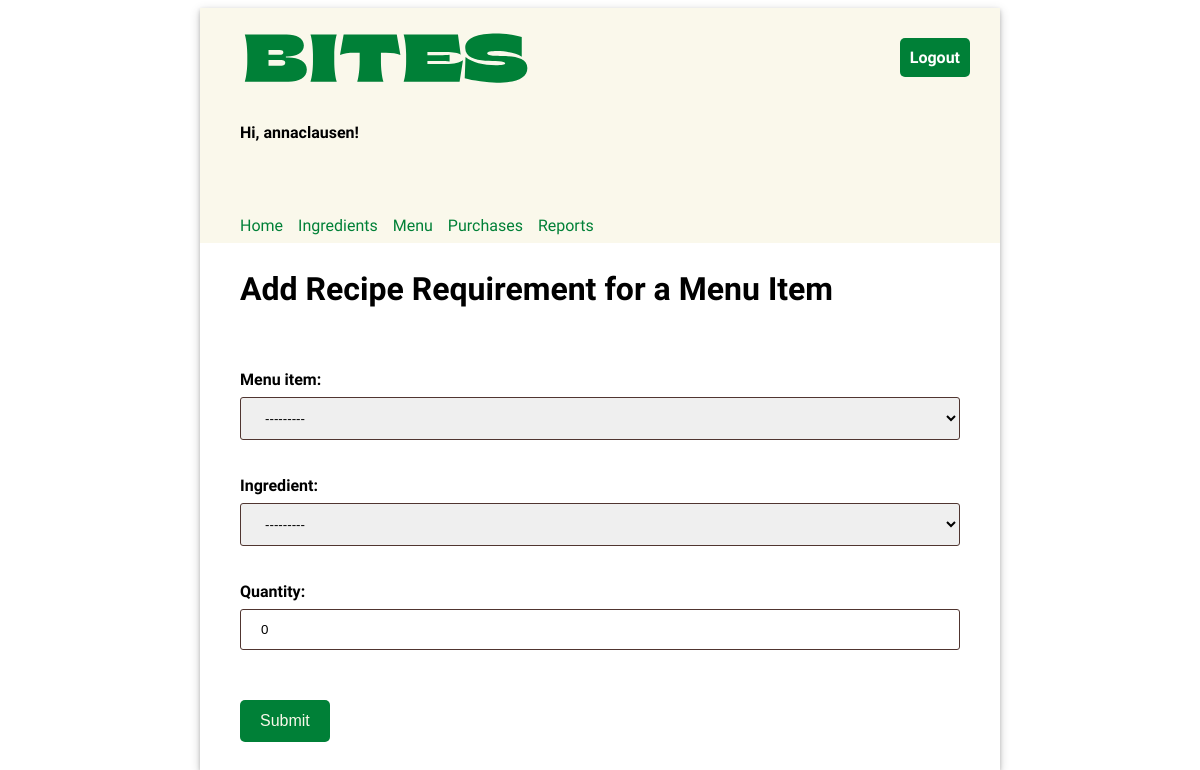
The app's page /reciperequirement/new (signed in), older data.
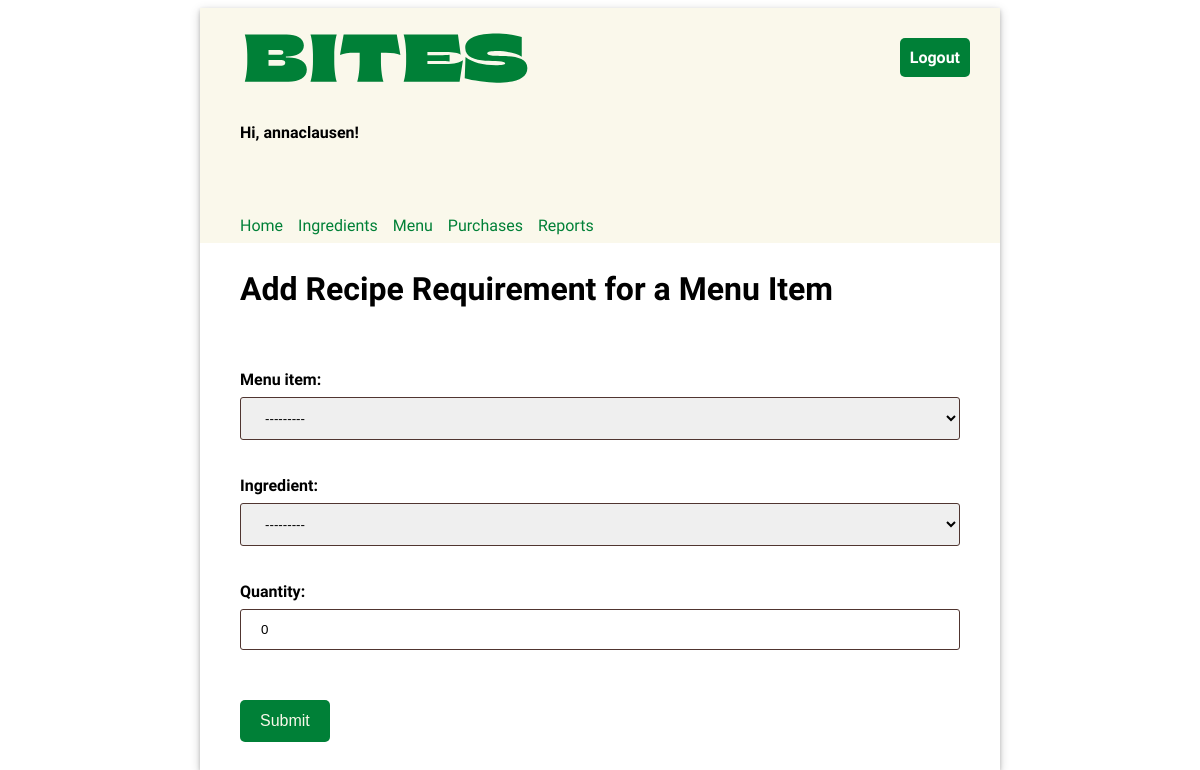
The same page, newer data.
### inventory/models.py (models this page shows, shortened)
class Ingredient(models.Model):
    name = models.CharField(max_length=200, unique=True)
    quantity = models.FloatField(default=0)
    unit = models.CharField(max_length=200)
    price_per_unit = models.FloatField(default=0)
    def __str__(self):
        return f"""
        name={self.name};
        qty={self.quantity};
        unit={self.unit};
        unit_price={self.price_per_unit}
        """

### inventory/views.py (the view)
# urls.py: path('reciperequirement/new', views.NewRecipeRequirementView.as_view(), name="add_recipe_requirement"),
class NewRecipeRequirementView(LoginRequiredMixin, CreateView):
    template_name = "inventory/add_recipe_requirement.html"
    model = RecipeRequirement
    form_class = RecipeRequirementForm

### inventory/forms.py
class RecipeRequirementForm(forms.ModelForm):
    class Meta:
        model = RecipeRequirement
        fields = "__all__"

### inventory/models.py (called while the page is built)
    def __str__(self):
        return f"title={self.title}; price={self.price}"

### inventory/templates/inventory/add_recipe_requirement.html (shortened to what this page needs)
{% extends 'base.html' %}
{% load static %}
{% block content %}
    <h2>Add Recipe Requirement for a Menu Item</h2>
    <form method="post">
    <div>
    {{ form.as_p }}
    <input type="submit" value="Submit"/>
    </div>
    </form>
{% endblock %}

Row changes from the older to the newer data that the page shows:
added Ingredient: quantity "0"
Text that changed along with them:
form field quantity: "0" → (not shown)
